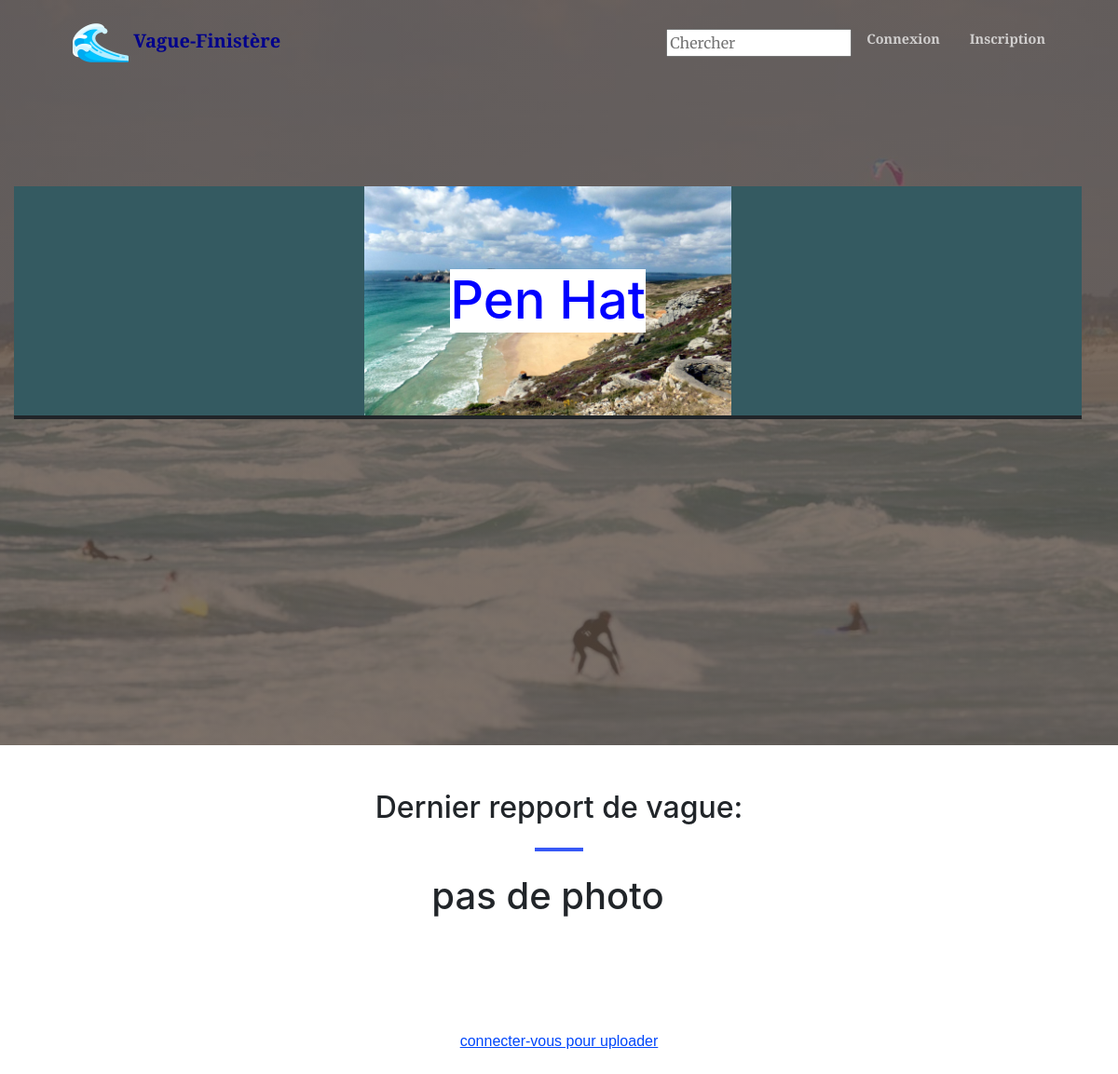
The app's page /plage/Pen Hat with its own data.
### listings/models.py (models this page shows, shortened)
class Spot(models.Model):
    name = models.CharField(max_length=155, unique=True)
    photo = models.ImageField(upload_to='images/')
    time = models.IntegerField(default=0)

### listings/views.py (the view)
# urls.py: path('plage/<path:plage_name>', views.plage, name='plage'),
def plage(request, plage_name):
    name = plage_name
    try:
        plage = Spot.objects.get(name__iexact=name)
        context = {'plage': plage}
        print("plage.photo:", plage.photo)
        if plage.photo == "0":
            print("ça marche:", plage.photo)
            context = {'plage': plage}
    except Spot.DoesNotExist:
        context = {'error' : 'pas de données pour cette plage.'}
    """
    else:
        try:
            alternatives = Product.objects.filter(nutriscore__lt=product.nutriscore,
                                                  category=product.category
                                                  ).order_by('nutrigrade', 'name')
            if request.user.is_authenticated:
                saved = Alternative.objects.filter(user=request.user).values('product')
                alternatives = alternatives.exclude(pk__in=saved)
            if alternatives:
                context['alternatives'] = alternatives
            else:
                raise Exception()
        except:
            context['no_alternatives'] = 'Aucun meilleur produit trouvé'
    """
    return render(request, 'pages/plage.html', context)

### listings/templates/forms/search_form.py
class SearchForm(forms.Form):
    name = forms.CharField(min_length=3, max_length=100,
    	                   widget=forms.TextInput(attrs={'placeholder': 'Chercher'}))

### listings/templates/forms/context_processors.py (called while the page is built)
def search_form(request):
    form = SearchForm()
    return {'search_form' : form}

### listings/templates/pages/plage.html (shortened to what this page needs)
<!DOCTYPE html>
<html lang="en">
    <head>
        {% load static %}
        <link href="https://cdn.jsdelivr.net/npm/bootstrap-icons@1.5.0/font/bootstrap-icons.css" rel="stylesheet" />
        <link href="https://cdnjs.cloudflare.com/ajax/libs/SimpleLightbox/2.1.0/simpleLightbox.min.css" rel="stylesheet" />
        <link href="{% static 'css/styles.css' %}" rel="stylesheet">
    </head>
    <body id="page-top">
        <nav class="navbar navbar-expand-lg navbar-light fixed-top py-3" id="mainNav">
            <div class="container px-4 px-lg-5">
              <a class="navbar-brand js-scroll-trigger" href="/">
                <img src="/static/img/logo_wave.png" alt='logo' width='60px' height='50px'/>
                Vague-Finistère
              </a>
                <div class="collapse navbar-collapse" id="navbarResponsive">
                    <ul class="navbar-nav ms-auto my-2 my-lg-0">
                        <li class='nav-item'>
                            <form action="{% url 'search' %}" class="research_products nav_search" method="GET">
                              {{ search_form.name }}
                            </form>
                        </li>
                        {% if user.is_authenticated %}
                          <li class="nav-item"><a class="nav-link" href="{% url 'logout' %}"><img src='/static/img/logouticon.png' alt='aliments' width='35px' height='35px'/></a></li>
                        {% else %}
                          <li class="nav-item"><a class="nav-link" href="{% url 'connection' %}">Connexion</a></li>
                          <li class="nav-item"><a class="nav-link" href="{% url 'register' %}">Inscription</a></li>
                        {% endif %}
                    </ul>
                </div>
            </div>
        </nav>
    <header class="masthead">
    <section class="page-section" id="masthead">
        <div class="container h-100 col-sm-12">
          <div class="row h-100 align-items-center justify-content-center text-center">
        	<div class='row col-md-12 product align-items-center justify-content-center'>
               {% if error %}
                 <div class='align-items-center'>
                   <h1 class='errorlist col-md-12'> {{ error }} </h1>
                 </div>
               {% else %}
                 <div id='plage_name' class='' style='background-image:url("/static/img/plage_photo/{{ plage.name }}.jpg")'>
                   <h1 class='text-rooibos'>{{ plage.name }}</h1>
                 </div>
               {% endif %}
            </div>
          </div>
        </div>
    </section>
    </header>
        <section class="page-section" id="services">
          <div class="container">
            <h2 class="text-center mt-0 text-bonbon">Dernier repport de vague:</h2>
            <hr class="divider my-4">
            <div class="row col-md-12 product align-items-center justify-content-center">
              {% if plage.photo == "0" %}
                <div class='align-items-center'>
                  <h1 class='errorlist col-md-12 text-center'> pas de photo </h1>
                </div>
              {% else %}
                  <img src= "{{ plage.photo.url }}" width='400px' height="800px">
              {% endif %}
            </div>
          </div>
        </section>
        <section class="page-section" id="services">
          <div class="container">
              {% if user.is_authenticated %}
              <p><a class="text-moules text-center" href="{% url 'contact' plage_name=plage.name %}" >uploader</a></p>
              {% else %}
              <p><a class="text-moules text-center">connecter-vous pour uploader</a></p>
              {% endif %}
          </div>
        </section>

### records on screen
Spot: name (picture), name "Pen Hat"
